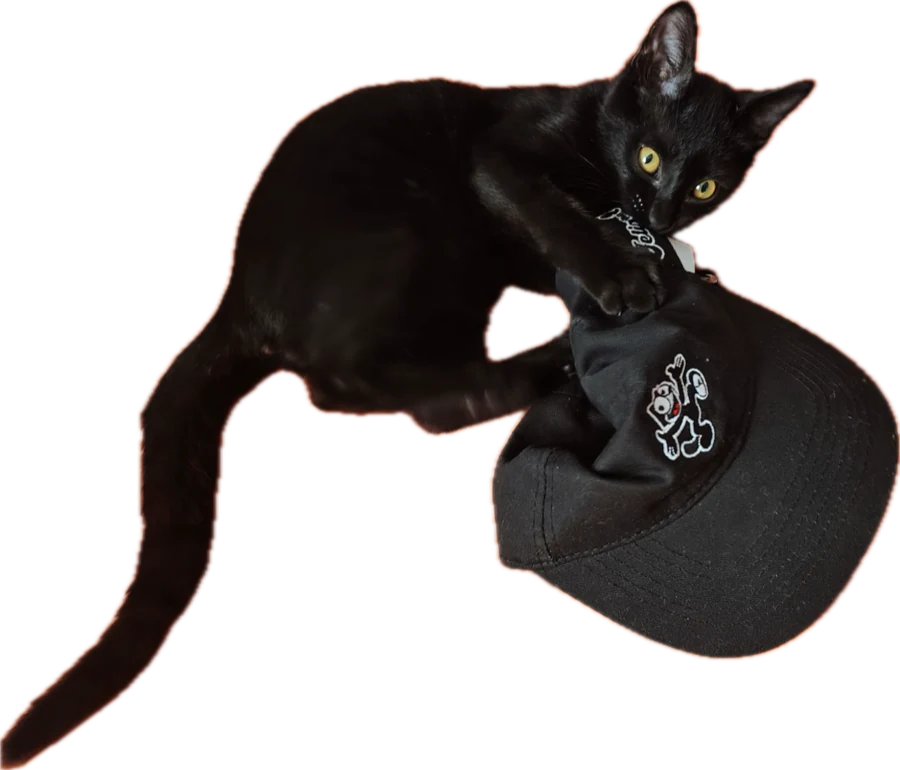
#> input picture assets/img/oz1.webp, 900 x 770 px
$ python photo.py ../../assets/img/oz1.webp ../../assets/img/oz2.webp ../../assets/img/oz2.webp
#> lines starting #> are read from the running program, lines starting #| are printed output that depends on the picture
"""Turn an upright photo into a regular album photo (no cut-out, no fur filter): a full-quality JPEG
original and the WebP the site loads, then print a ready-to-paste gallery.js entry.

    python photo.py <upright.png> <original.jpg> <out.webp> [--date YYYY-MM-DD]

Nothing from the camera's metadata is kept (no GPS location, no device info).
"""
import os
import sys

from PIL import Image

def date_line(argv):
    """`date: '…',` for the gallery entry when --date was given, otherwise a reminder to add it."""
    if '--date' in argv and argv[argv.index('--date') + 1]:
        return f"    date: '{argv[argv.index('--date') + 1]}',\n"
    return "    // date: 'YYYY-MM-DD',   (the photo didn't say when it was taken; add it if you know)\n"

src, original, out = sys.argv[1], sys.argv[2], sys.argv[3]
img = Image.open(src).convert('RGB')   # re-encoded from pixels only, so no EXIF/GPS is carried over
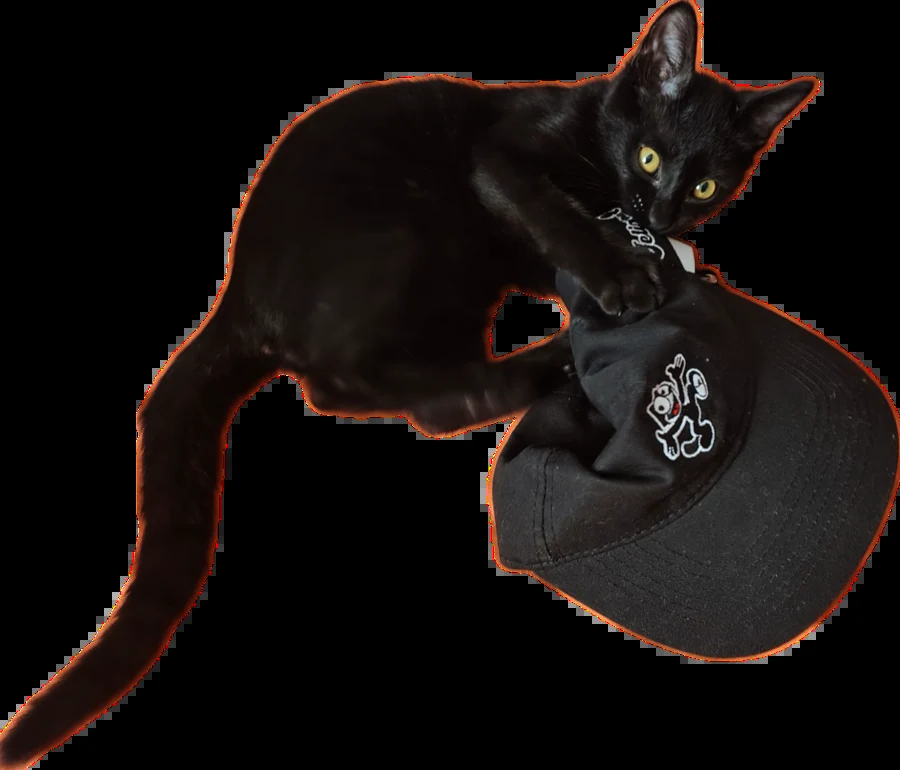
#> img: PIL image 900x770 RGB; mean R, G, B 19.6, 14.4, 12.8

master = img.copy()
master.thumbnail((2000, 2000), Image.LANCZOS)
master.save(original, 'JPEG', quality=92, optimize=True)

site = img.copy()
site.thumbnail((1200, 1200), Image.LANCZOS)
site.save(out, 'WEBP', quality=85, method=6)
print(f'{original}: {master.width}x{master.height}, {os.path.getsize(original) // 1024} KB (original, not loaded by the site)')
#| ../../assets/img/oz2.webp: 900x770, 35 KB (original, not loaded by the site)
print(f'{out}: {site.width}x{site.height}, {os.path.getsize(out) // 1024} KB')
#| ../../assets/img/oz2.webp: 900x770, 35 KB

site_path = os.path.relpath(out, os.path.join(os.path.dirname(os.path.abspath(__file__)), '..', '..'))
print(f'''
gallery.js entry:
  {{
    type: 'photo',
    src: '{site_path}', width: {site.width}, height: {site.height},
    name: {{ es: '…', en: '…' }},
    alt: {{ es: '…', en: '…' }},
{date_line(sys.argv)}    tags: [],
  }},''')
#| gallery.js entry:
#|   {
#|     type: 'photo',
#|     src: 'assets/img/oz2.webp', width: 900, height: 770,
#|     name: { es: '…', en: '…' },
#|     alt: { es: '…', en: '…' },
#|     // date: 'YYYY-MM-DD',   (the photo didn't say when it was taken; add it if you know)
#|     tags: [],
#|   },

$ run again, on assets/img/oz3.webp
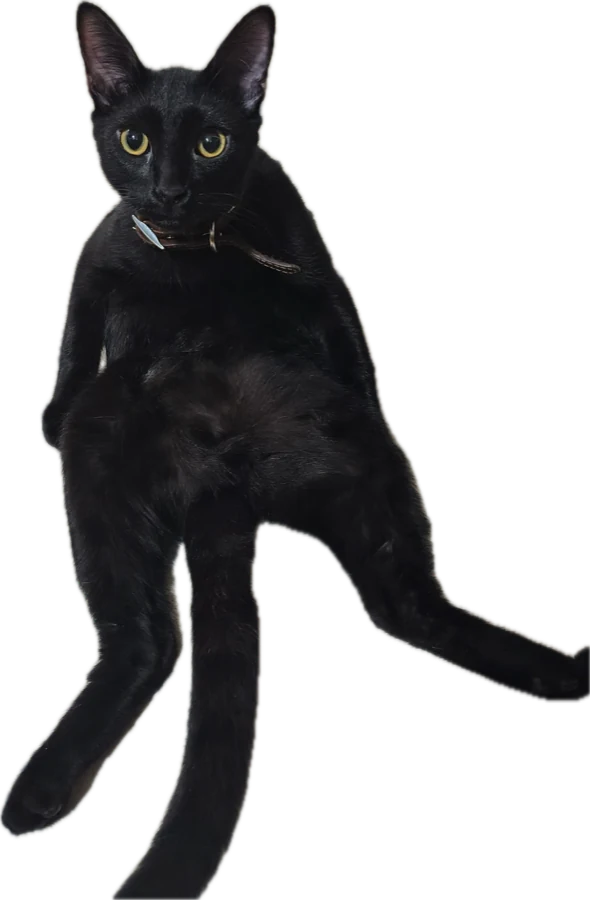
#> input picture assets/img/oz3.webp, 590 x 900 px
#> `img = Image.open(src).convert('RGB')`:
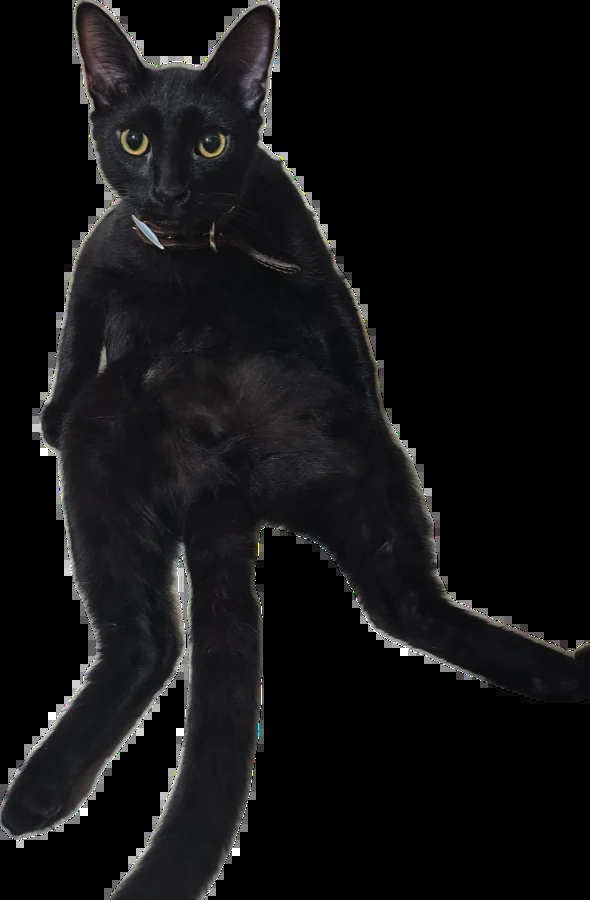
#> img: PIL image 590x900 RGB; mean R, G, B 17.5, 17.3, 17.9
#| ../../assets/img/oz3.webp: 590x900, 23 KB (original, not loaded by the site)
#| ../../assets/img/oz3.webp: 590x900, 23 KB
#| gallery.js entry:
#|   {
#|     type: 'photo',
#|     src: 'assets/img/oz3.webp', width: 590, height: 900,
#|     name: { es: '…', en: '…' },
#|     alt: { es: '…', en: '…' },
#> (further printed lines are left out)

$ run again, on assets/img/oz4.webp
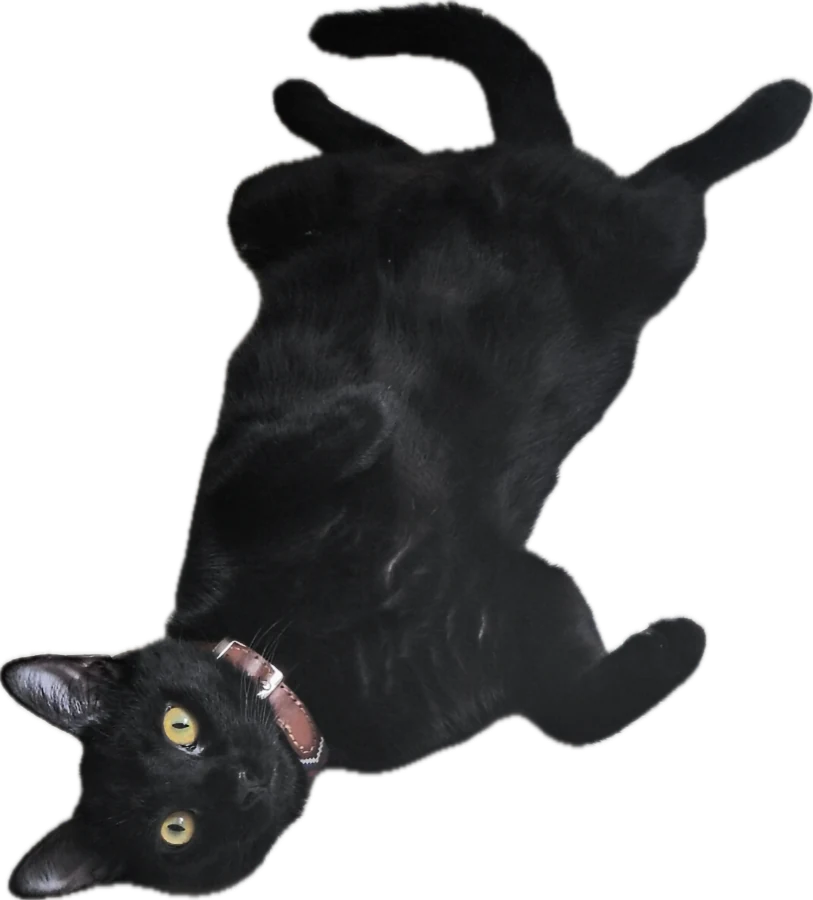
#> input picture assets/img/oz4.webp, 813 x 900 px
#> `img = Image.open(src).convert('RGB')`:
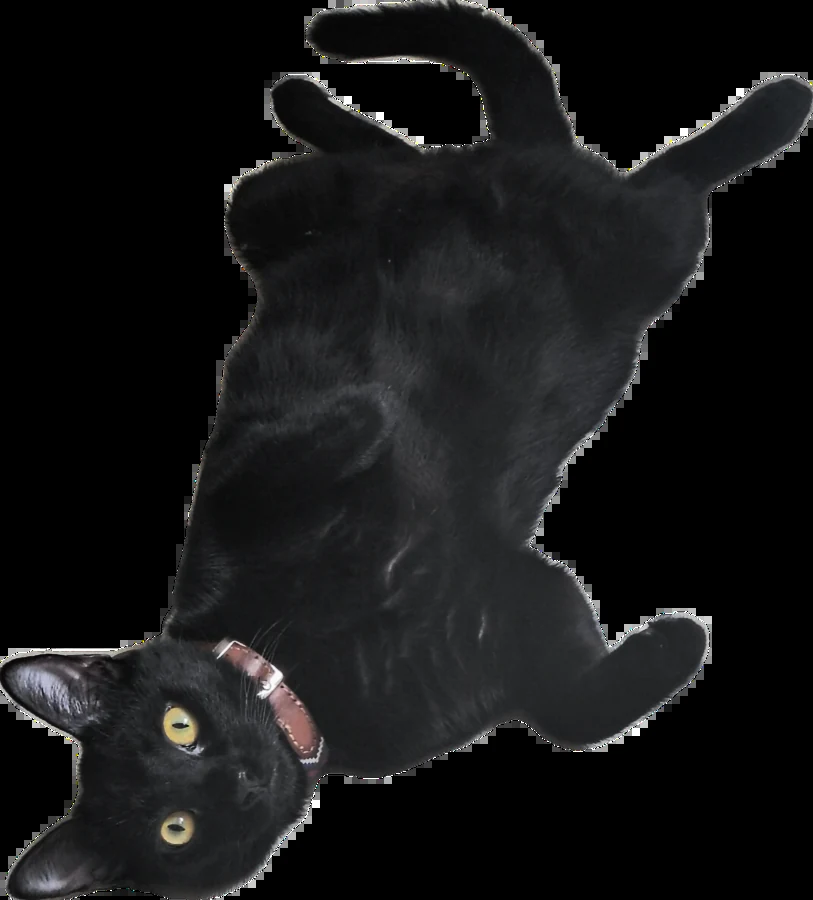
#> img: PIL image 813x900 RGB; mean R, G, B 21.6, 22, 22.5
#| ../../assets/img/oz4.webp: 813x900, 29 KB (original, not loaded by the site)
#| ../../assets/img/oz4.webp: 813x900, 29 KB
#| gallery.js entry:
#|   {
#|     type: 'photo',
#|     src: 'assets/img/oz4.webp', width: 813, height: 900,
#|     name: { es: '…', en: '…' },
#|     alt: { es: '…', en: '…' },
#> (further printed lines are left out)

$ run again, on assets/img/oz5.webp
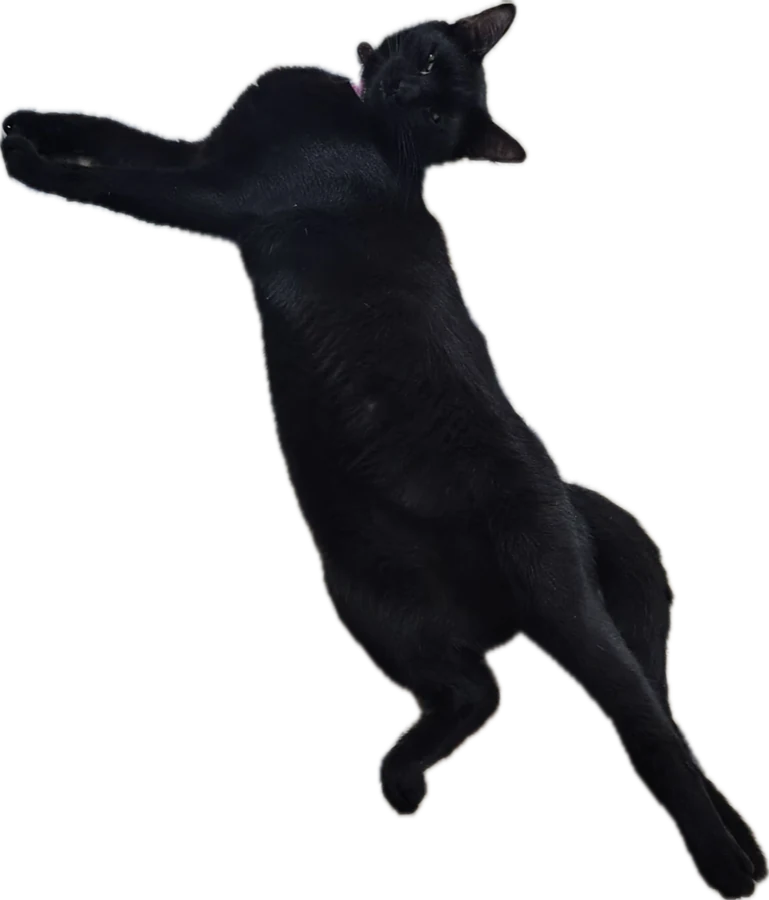
#> input picture assets/img/oz5.webp, 769 x 900 px
#> `img = Image.open(src).convert('RGB')`:
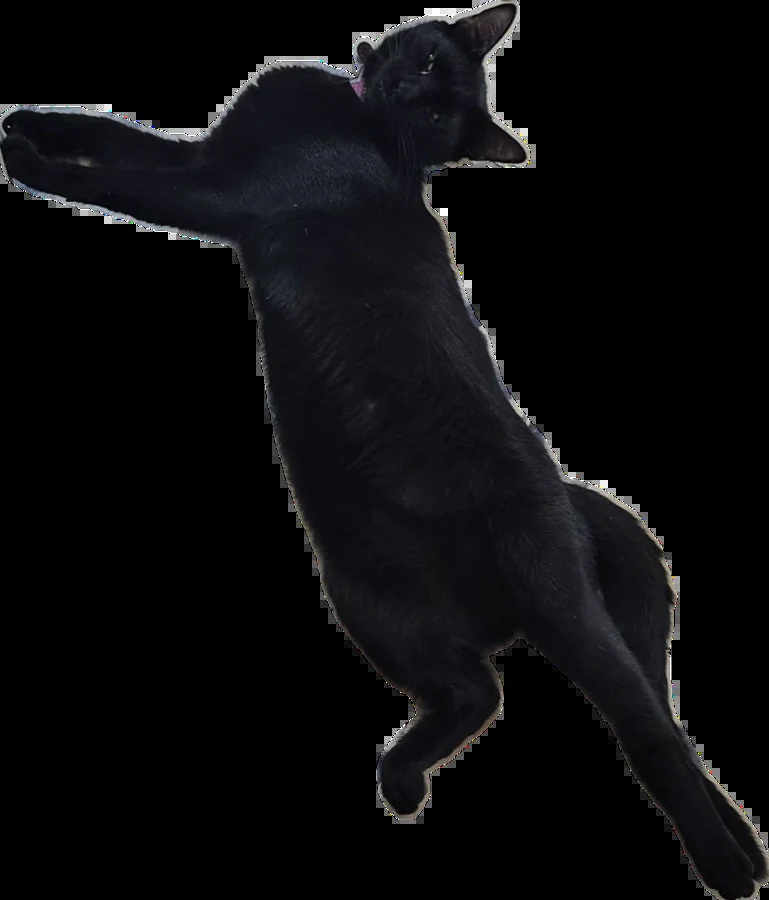
#> img: PIL image 769x900 RGB; mean R, G, B 11.3, 11.3, 12.8
#| ../../assets/img/oz5.webp: 769x900, 20 KB (original, not loaded by the site)
#| ../../assets/img/oz5.webp: 769x900, 20 KB
#| gallery.js entry:
#|   {
#|     type: 'photo',
#|     src: 'assets/img/oz5.webp', width: 769, height: 900,
#|     name: { es: '…', en: '…' },
#|     alt: { es: '…', en: '…' },
#> (further printed lines are left out)
